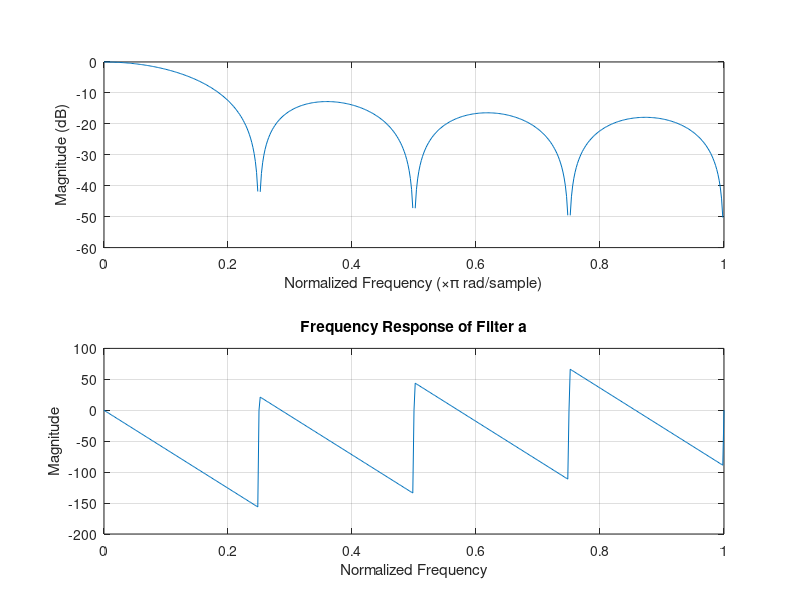
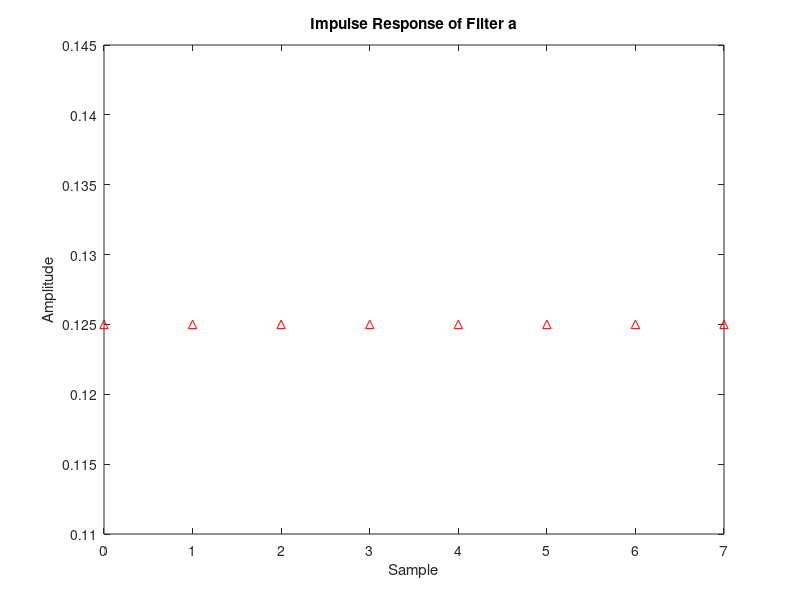
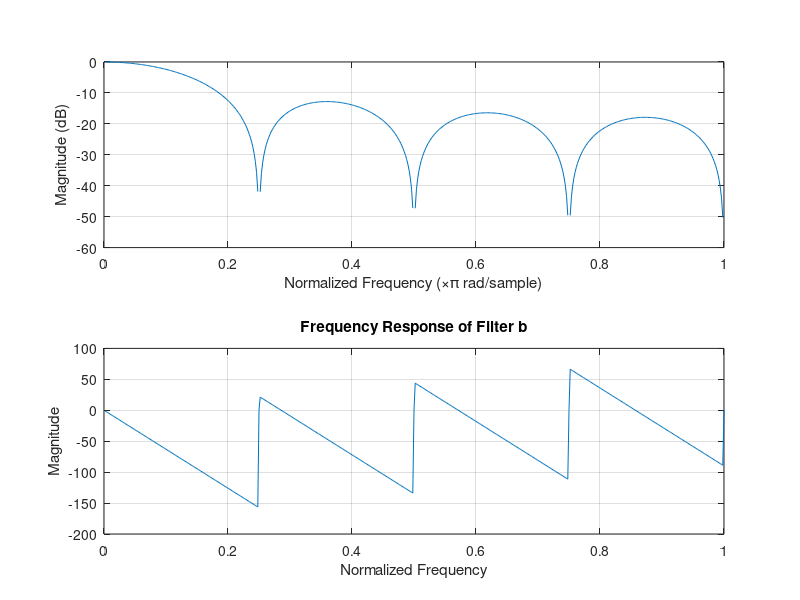
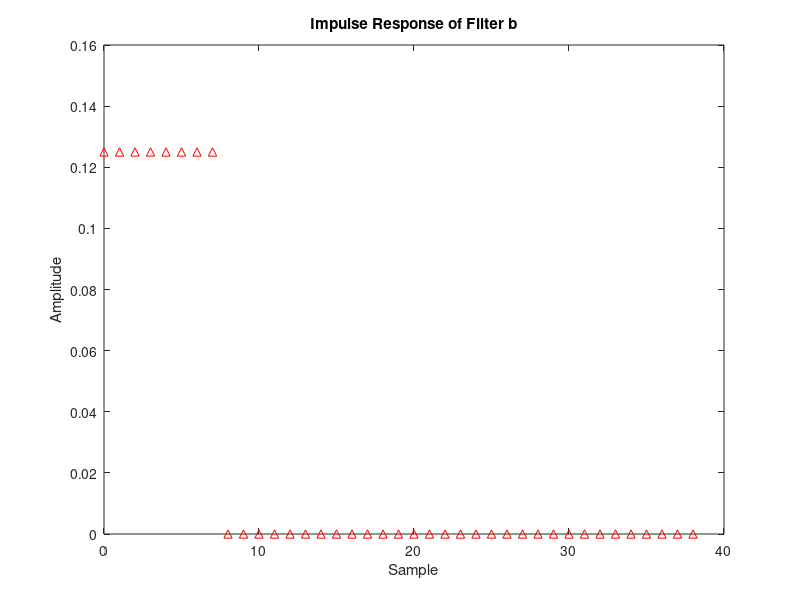

Reproduce these figures in MATLAB, in order.
% Define filter coefficients
pkg load signal;
b = [1/8, 1/8, 1/8, 1/8, 1/8, 1/8, 1/8, 1/8];
a = 1;

% Plot frequency response
freq = linspace(0, pi, 1000);
figure;
freqz(b, a);
xlabel('Normalized Frequency');
ylabel('Magnitude');
title('Frequency Response of Filter a');

% Plot impulse response
figure;
impz(b, a);
xlabel('Sample');
ylabel('Amplitude');
title('Impulse Response of Filter a');

%problem 2

% Define filter coefficients
b2 = [1/8, 0, 0, 0, 0, 0, 0, 0, -1/8];
a2 = [1, -1, 0, 0, 0, 0, 0, 0, 0];

% Plot frequency response
freq = linspace(0, pi, 1000);
figure;
freqz(b2, a2);
xlabel('Normalized Frequency');
ylabel('Magnitude');
title('Frequency Response of Filter b');

% Plot impulse response
figure;
impz(b2, a2);
xlabel('Sample');
ylabel('Amplitude');
title('Impulse Response of Filter b');


